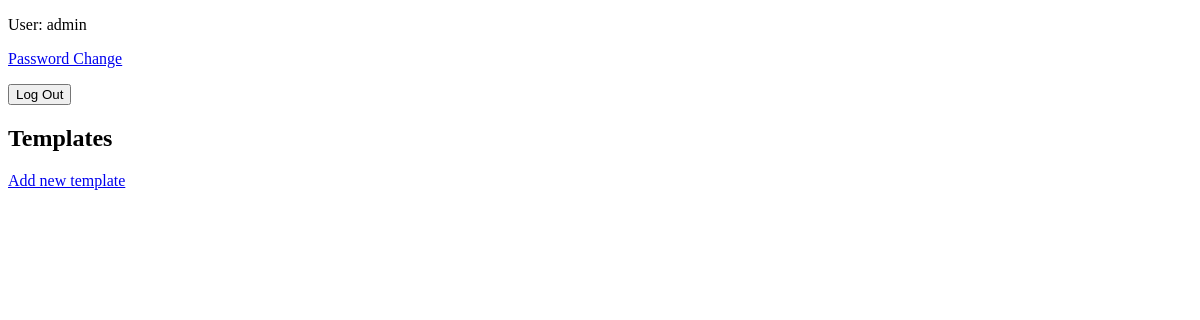
Before: /app/ (signed in) with the older database file.
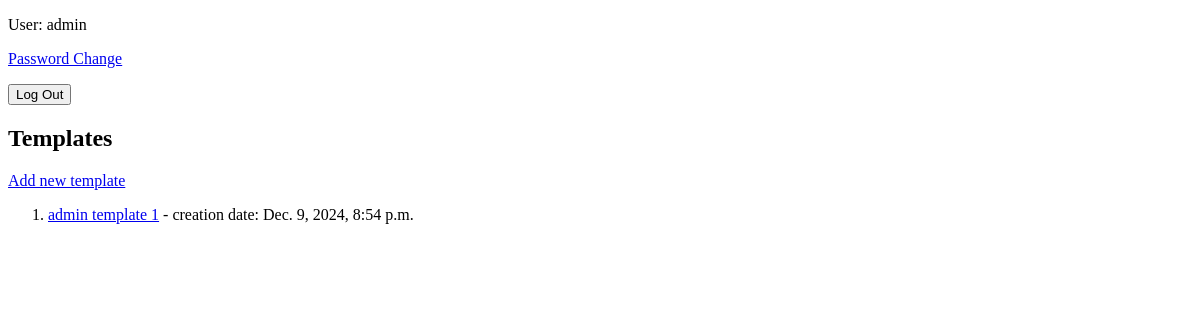
After: the same page with the newer database file.
### charsheet_maker_app/models.py (models this page shows)
class SheetTemplate(models.Model):
    sheet_template_owner = models.ForeignKey(User, on_delete=models.CASCADE)
    template_name = models.CharField(max_length=200)
    creation_date = models.DateTimeField("date was created", auto_now_add=True)
    available_classes = models.JSONField(default=list)  # Ex.: ["warrior", "mage"]
    available_races = models.JSONField(default=list)    # Ex.: ["elf", "dwarf"]
    background = models.JSONField(default=list)         # Ex.: ["ideals", "personality"]
    attributes = models.JSONField(default=list)         # Ex.: ["strength", "dexterity"]
    stats = models.JSONField(default=dict)           # Ex.: {"hp": 0, "dimension": "", "poisoned": false}
    weapon_template = models.JSONField(default=dict)
    equipment_template = models.JSONField(default=dict)
    consumable_template = models.JSONField(default=dict)
    quest_item_template = models.JSONField(default=dict)

### charsheet_maker_app/views.py (the view)
# urls.py: path("", views.IndexView.as_view(), name="index"),
class IndexView(LoginRequiredMixin, generic.ListView):
    login_url = '/accounts/login/'
    template_name = "charsheet_maker_app/sheet_template_list.html"
    context_object_name = "sheet_template_list"
    def get_queryset(self):
        return SheetTemplate.objects.filter(sheet_template_owner=self.request.user).order_by("-creation_date")

### templates/charsheet_maker_app/sheet_template_list.html (shortened to what this page needs)
{% extends "base.html" %}
{% block content %}
<p>User: {{ user.username }}</p>
<p><a href="{% url 'password_change' %}">Password Change</a></p>
<form action="{% url 'logout' %}" method="post">
    <button type="submit">Log Out</button>
</form>
<h2>Templates</h2>
<p><a href="{% url 'charsheet_maker_app:sheet_template_create' %}">Add new template</a></p>
{% if sheet_template_list %}
    <ol>
    {% for template in sheet_template_list %}
        <li><a href="{% url 'charsheet_maker_app:sheet_template_detail' template.id %}">{{ template.template_name }}</a> - creation date: {{ template.creation_date }}</li>
    {% endfor %}
    </ol>
{% endif %}
{% endblock %}

### templates/base.html (shortened to what this page needs)
<!DOCTYPE html>
<html>
<head>
</head>
<body>
  <main>
    {% block content %}
    {% endblock %}
  </main>
</body>
</html>

Changed rows visible on the page:
added SheetTemplate: template_name "admin template 1", creation_date "Dec. 9, 2024, 8:54 p.m."
